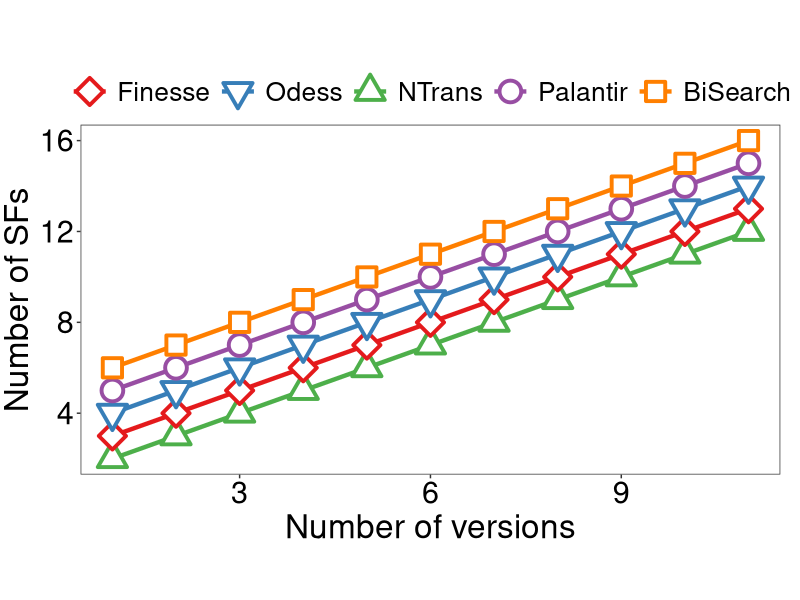
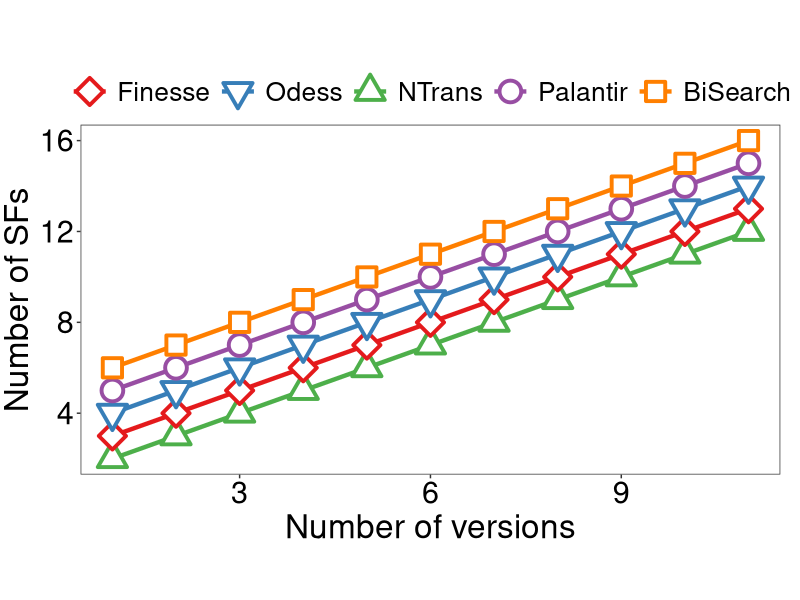

Reproduce these figures in R, in order.
library(ggplot2)
library(cowplot)
require(RColorBrewer)
require(scales)
library(readxl)
library(tidyr)
library(dplyr)
# 设置工作目录
setwd(dirname(rstudioapi::getActiveDocumentContext()$path))

# 定义生成普通折线图的函数
create_line_plot <- function(df) {
  p <- ggplot(df, aes(x = x_value, y = y_value, color = source, shape = source, linetype = source)) +
    scale_shape_manual(values = c(23, 25, 24, 21, 22)) +
    scale_colour_brewer(palette = "Set1") + 
    scale_linetype_manual(values = c(1, 1, 1, 1, 1)) +              
    geom_line(size = 1.5) +
    geom_point(size = 6, stroke = 2, fill = "white") + 
    theme_bw() +
    theme(
      legend.position = "top",
      legend.text = element_text(size = 19), 
      legend.key.height = unit(1.8, "line"),
      legend.key.width = unit(2, "line"),
      legend.direction = "horizontal",
      legend.text.align = 0,
      legend.margin = margin(t = 0, unit = 'cm'),
      legend.title = element_blank(),
      plot.margin = unit(c(0.5, 0.5, 0, 0.1), "cm"),
      axis.title.x = element_text(size = 24), 
      axis.title.y = element_text(size = 24),  
      axis.text = element_text(size = 22, color = "black"), 
      aspect.ratio = 0.5, 
      panel.grid.major = element_blank(), 
      panel.grid.minor = element_blank()
    ) +
    labs(x = 'Number of versions', y = 'Number of SFs')
  return(p)
}

# 手动输入数据
# x_values <- seq(1, 81, by = 5)
# y_values <- c(
#   5, 6, 7, 8, 9, 10, 11, 12, 13, 14,15,16, 17,18,19,20,21, # Finesse
#   6, 7, 8, 9, 10, 11, 12, 13, 14, 15,16, 17,18,19,20,21,22,# Odess
#   4, 5, 6, 7, 8, 9, 10, 11, 12, 13,14,15,16, 17,18,19,20,  # NTrans
#   7, 8, 9, 10, 11, 12, 13, 14, 15, 16, 17,18,19,20,21,22 ,23,# Palantir
#   8, 9, 10, 11, 12, 13, 14, 15, 16, 17,18,19,20,21,22,23,24 # BiSearch
# )
# 
# df <- data.frame(
#   x_value = rep(x_values, 5),
#   y_value = y_values,
#   source = factor(rep(c('NTrans', 'Finesse', 'Odess', 'Palantir', 'BiSearch'), each = length(x_values)), 
#                   levels = c('Finesse', 'Odess', 'NTrans', 'Palantir', 'BiSearch')) # 设置顺序
# )

# 绘制折线图
# 读取 Excel 文件
df <- read_excel("../data/data.xlsx")

# 将数据转换为长格式
df_long <- df %>%
  pivot_longer(cols = -x_value, 
               names_to = "source", 
               values_to = "y_value")

# 设置 source 的因子级别
df_long$source <- factor(df_long$source, 
                         levels = c('Finesse', 'Odess', 'NTrans', 'Palantir', 'BiSearch'))


p <- create_line_plot(df_long)

# 保存图表到文件
ggsave('Line-chart.pdf', plot = p, height = 5, width = 10)

print(p)
